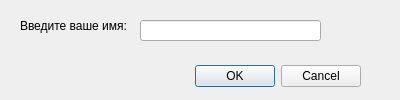
<?xml version="1.0" encoding="UTF-8"?>
<ui version="4.0">
 <class>UserDialog</class>
 <widget class="QDialog" name="UserDialog">
  <property name="geometry">
   <rect>
    <x>0</x>
    <y>0</y>
    <width>400</width>
    <height>100</height>
   </rect>
  </property>
  <property name="windowTitle">
   <string>Dialog</string>
  </property>
  <property name="modal">
   <bool>true</bool>
  </property>
  <widget class="QDialogButtonBox" name="buttonBox">
   <property name="geometry">
    <rect>
     <x>20</x>
     <y>60</y>
     <width>341</width>
     <height>32</height>
    </rect>
   </property>
   <property name="orientation">
    <enum>Qt::Horizontal</enum>
   </property>
   <property name="standardButtons">
    <set>QDialogButtonBox::Cancel|QDialogButtonBox::Ok</set>
   </property>
  </widget>
  <widget class="QLabel" name="label">
   <property name="geometry">
    <rect>
     <x>20</x>
     <y>10</y>
     <width>111</width>
     <height>31</height>
    </rect>
   </property>
   <property name="text">
    <string>Введите ваше имя:</string>
   </property>
  </widget>
  <widget class="QLineEdit" name="lineEdit">
   <property name="geometry">
    <rect>
     <x>140</x>
     <y>20</y>
     <width>181</width>
     <height>21</height>
    </rect>
   </property>
  </widget>
 </widget>
 <resources/>
 <connections>
  <connection>
   <sender>buttonBox</sender>
   <signal>accepted()</signal>
   <receiver>UserDialog</receiver>
   <slot>accept()</slot>
   <hints>
    <hint type="sourcelabel">
     <x>248</x>
     <y>254</y>
    </hint>
    <hint type="destinationlabel">
     <x>157</x>
     <y>274</y>
    </hint>
   </hints>
  </connection>
  <connection>
   <sender>buttonBox</sender>
   <signal>rejected()</signal>
   <receiver>UserDialog</receiver>
   <slot>reject()</slot>
   <hints>
    <hint type="sourcelabel">
     <x>316</x>
     <y>260</y>
    </hint>
    <hint type="destinationlabel">
     <x>286</x>
     <y>274</y>
    </hint>
   </hints>
  </connection>
 </connections>
</ui>
